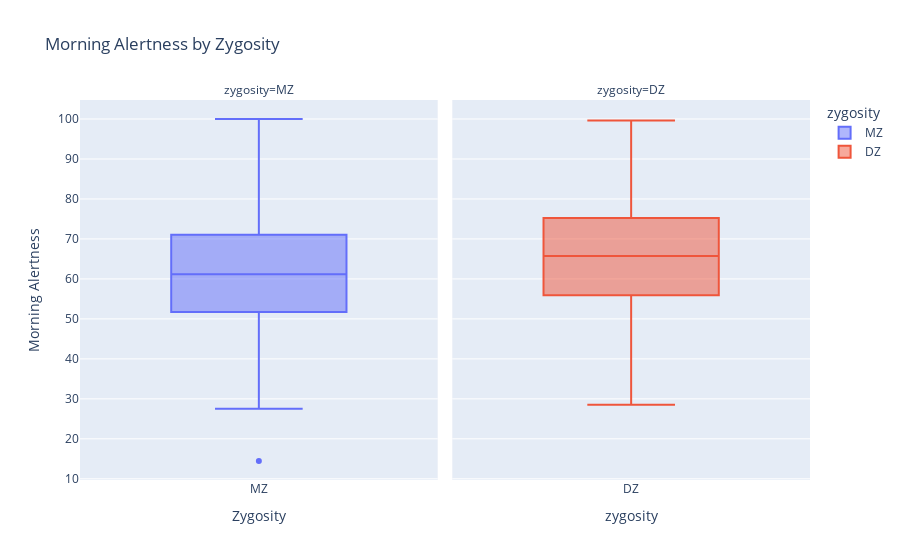

The notebook cell this image was saved under:
### Code cell
'''This plot shows the morning alertness as compared between different zygosities, Monozygotic (MZ) and 
Dizygotic (DZ), We can see that the Alertness is quite close to each other, thus the type of zygosity is not an 
essential parameter for Alertness characterisation'''


fig = px.box(df, x='zygosity', y='al_rating_morning', color='zygosity', facet_col='zygosity',
             title='Morning Alertness by Zygosity')

fig.update_layout(xaxis_title='Zygosity', yaxis_title='Morning Alertness', coloraxis_colorbar_title='Zygosity')
fig.update_xaxes(matches=None) # remove x-axis ticks and labels from facet columns

fig.show()

### Figure 1 — Plotly figure (JSON) as saved in the notebook; plotly's stock layout.template omitted (floating-point values rounded to 4 significant figures; data arrays with more than 128 entries replaced by an {"elided": "..."} marker saying what was removed)
{"data": [{"alignmentgroup": "True", "hovertemplate": "zygosity=%{x}<br>al_rating_morning=%{y}<extra></extra>", "legendgroup": "MZ", "marker": {"color": "#636efa"}, "name": "MZ", "notched": false, "offsetgroup": "MZ", "orientation": "v", "showlegend": true, "type": "box", "x": {"elided": "282 str values"}, "x0": " ", "xaxis": "x", "y": {"elided": "282 float values"}, "y0": " ", "yaxis": "y"}, {"alignmentgroup": "True", "hovertemplate": "zygosity=%{x}<br>al_rating_morning=%{y}<extra></extra>", "legendgroup": "DZ", "marker": {"color": "#EF553B"}, "name": "DZ", "notched": false, "offsetgroup": "DZ", "orientation": "v", "showlegend": true, "type": "box", "x": ["DZ", "DZ", "DZ", "DZ", "DZ", "DZ", "DZ", "DZ", "DZ", "DZ", "DZ", "DZ", "DZ", "DZ", "DZ", "DZ", "DZ", "DZ", "DZ", "DZ", "DZ", "DZ", "DZ", "DZ", "DZ", "DZ", "DZ", "DZ", "DZ", "DZ", "DZ", "DZ", "DZ", "DZ", "DZ", "DZ", "DZ", "DZ", "DZ", "DZ", "DZ", "DZ", "DZ", "DZ", "DZ", "DZ", "DZ", "DZ", "DZ", "DZ", "DZ", "DZ", "DZ", "DZ", "DZ", "DZ", "DZ", "DZ", "DZ", "DZ", "DZ", "DZ", "DZ", "DZ", "DZ", "DZ", "DZ", "DZ", "DZ", "DZ", "DZ", "DZ", "DZ", "DZ", "DZ", "DZ", "DZ", "DZ", "DZ", "DZ", "DZ", "DZ", "DZ", "DZ", "DZ", "DZ", "DZ", "DZ", "DZ", "DZ", "DZ", "DZ", "DZ", "DZ", "DZ", "DZ", "DZ", "DZ", "DZ", "DZ", "DZ", "DZ", "DZ", "DZ", "DZ", "DZ", "DZ", "DZ", "DZ", "DZ", "DZ"], "x0": " ", "xaxis": "x2", "y": [49.3, 58.88, 72.45, 68.06, 80.39, 56.41, 78.24, 87.04, 71.38, 40.85, 74.11, 55.73, 60.13, 78.23, 76.45, 44.54, 56.94, 61.38, 46.13, 57.67, 62.13, 65.75, 48.76, 57.72, 52.91, 58.63, 28.55, 55.61, 98.87, 74.92, 50.05, 57.38, 74.91, 64.11, 66.56, 80.28, 60.52, 81.62, 54.15, 61.22, 50.46, 73.74, 54.17, 68.42, 67.74, 80.25, 68.8, 65.34, 70.65, 92.77, 56.31, 97.32, 67.31, 70.44, 64.81, 60.06, 62.58, 70.39, 41.9, 58.75, 40.28, 68.37, 63.8, 59.29, 67.07, 75.75, 78.02, 55.9, 50.24, 78.48, 71.21, 53.9, 95.22, 54.19, 81.31, 65.15, 78.75, 40.58, 76.51, 77.99, 75.32, 66.05, 36.04, 95.25, 45.95, 42.63, 52.5, 85.12, 92.81, 99.62, 56.11, 55.91, 34.63, 62.28, 66.27, 74.1, 70.87, 78.86, 64.68, 69.22, 72.25, 70.95, 35.8, 85.27, 73.57, 62.43, 52, 48.88, 73.95, 77.8, 88.5], "y0": " ", "yaxis": "y2"}], "layout": {"annotations": [{"font": {}, "showarrow": false, "text": "zygosity=MZ", "x": 0.245, "xanchor": "center", "xref": "paper", "y": 1, "yanchor": "bottom", "yref": "paper"}, {"font": {}, "showarrow": false, "text": "zygosity=DZ", "x": 0.755, "xanchor": "center", "xref": "paper", "y": 1, "yanchor": "bottom", "yref": "paper"}], "boxmode": "overlay", "coloraxis": {"colorbar": {"title": {"text": "Zygosity"}}}, "legend": {"title": {"text": "zygosity"}, "tracegroupgap": 0}, "title": {"text": "Morning Alertness by Zygosity"}, "xaxis": {"anchor": "y", "categoryarray": ["MZ", "DZ"], "categoryorder": "array", "domain": [0, 0.49], "title": {"text": "Zygosity"}}, "xaxis2": {"anchor": "y2", "categoryarray": ["MZ", "DZ"], "categoryorder": "array", "domain": [0.51, 1], "title": {"text": "zygosity"}}, "yaxis": {"anchor": "x", "domain": [0, 1], "title": {"text": "Morning Alertness"}}, "yaxis2": {"anchor": "x2", "domain": [0, 1], "matches": "y", "showticklabels": false}}}
